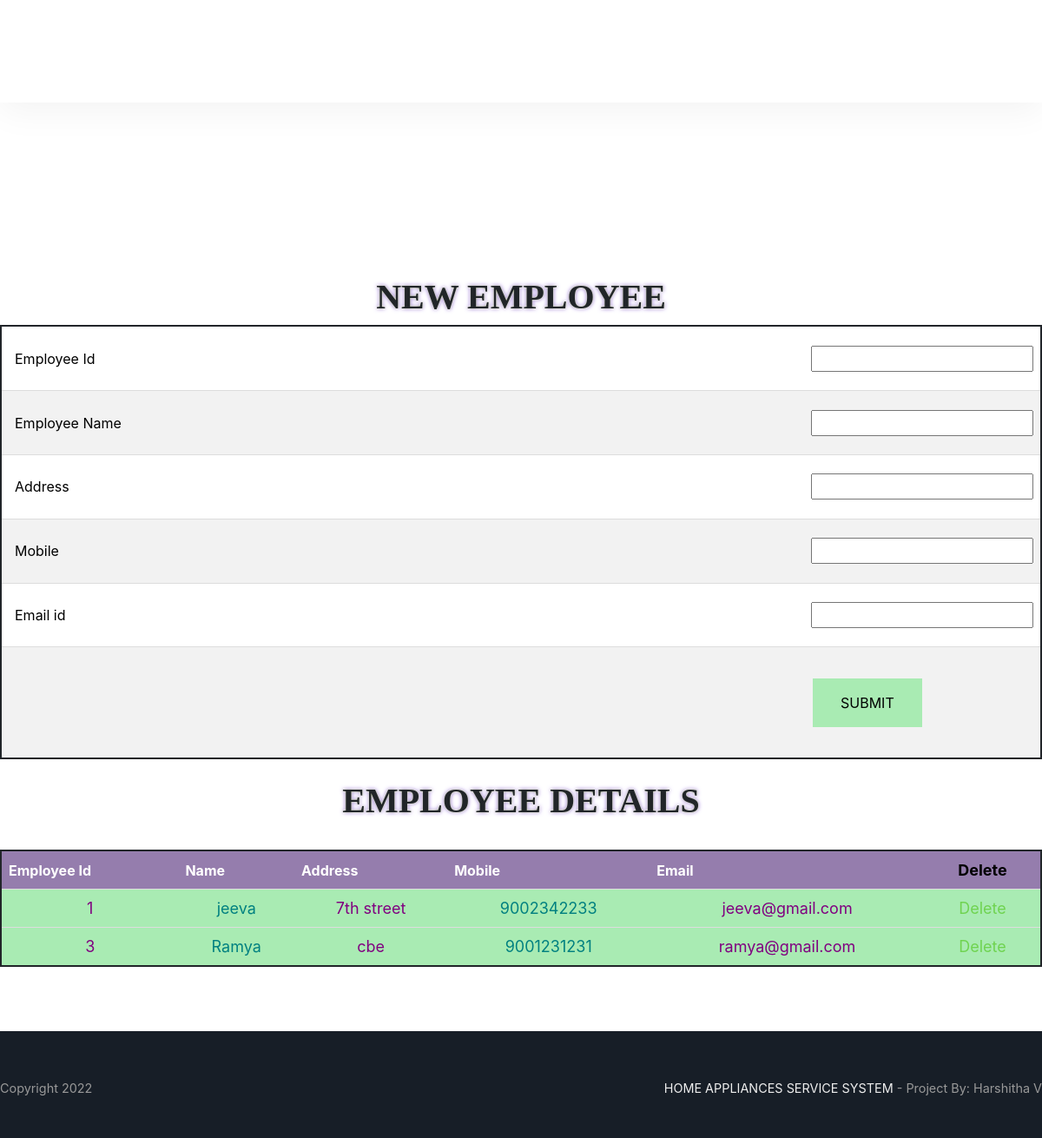
The page /Addemp.php on the database its author committed.
### tables this page shows
CREATE TABLE IF NOT EXISTS `employee` (
  `Empid` varchar(100) NOT NULL,
  `Empname` varchar(100) NOT NULL,
  `Addr` varchar(100) NOT NULL,
  `Mob` varchar(100) NOT NULL,
  `Email` varchar(100) NOT NULL
);

### Addemp.php (the view, shortened to what this page needs)
<?php
include('Adminheader.php');
?>
<div align="center">
<form action="" name="register"  id="register" method="post">
	<br>
<tr>
<td>
<h3><b>NEW EMPLOYEE</h3></b>
</td>
</tr>
	<table border="0" cellspacing="4" cellspadding="4"  class="displaycontent"  width="500" height="500">
	<tr>
		<td class="col" style="color: black">Employee Id</td>
		<td><input type="text" name="t1" value=""  style="color: #000000" class="required" /></td>
	</tr>
	<tr>
		<td class="col" style="color: black">Employee Name</td>
		<td><input type="text" name="t2" value=""  style="color: #000000" class="required email"  /></td>
	</tr>
	<tr>
		<td class="col" style="color: black">Address</td>
		<td><input type="text" name="t3" value=""  style="color: #000000" class="required email"  /></td>
	</tr>
	<tr>
		<td class="col"  style="color: black">Mobile</td>
		<td><input type="text" name="t4" value=""  style="color: #000000" class="required"  /></td>
	</tr>
	<tr>
		<td class="col"  style="color: black">Email id</td>
		<td><input type="text" name="t5" value=""  style="color: #000000" class="required"  /></td>
	</tr>
	<tr>
		<td>&nbsp;</td>
		<td >
			<input type="submit" name="register" value="SUBMIT"  style="color: #000000"/>
		</td>
	</tr>
	</table>
<h1>EMPLOYEE DETAILS</h1>
<br>
<table>
			<th> Employee Id</font></th></center>
			<th >Name </font></th></center>
			<th >Address</font></th></center>
			<th >Mobile</font></th></center>
			<th >Email</font></th></center>
			 <th bgcolor=#1ABC9C><center><font color=black size=4>Delete</font></td>
	<?php
	$query = "select * from Employee";
	$result = mysql_query($query) or die(mysql_error());
	while($row = mysql_fetch_assoc($result))
		{
 ?>
	<tr>
	   <td bgcolor=#a9ebb3><center><font color=purple size=4><?php echo $row['Empid']; ?></font></td>
		<td bgcolor=#a9ebb3><center><font color=teal size=4><?php echo $row['Empname']; ?></font></td>
		<td bgcolor=#a9ebb3><center><font color=purple size=4><?php echo $row['Addr']; ?></font></td>
		<td bgcolor=#a9ebb3><center><font color=teal size=4><?php echo $row['Mob']; ?></font></td>
		<td bgcolor=#a9ebb3><center><font color=purple size=4><?php echo $row['Email']; ?></font></td>
		<td bgcolor=#a9ebb3><center><font color=#000000 size=4><a href="?delete=<?php echo $row['Empid'];?>">Delete</a></font></td>
	</tr>
	<?php }  ?>
	</table>
	<br>
	</form>
</div>
<?php
include('footer.php');
?>

### assets/css/theme.css (style rules this page uses)
body { font-family: "Verdana", -apple-system, BlinkMacSystemFont, "Verdana", sans-serif; }
a { color: #6FD350; }
a, a:hover { transition: all 0.2s; }
.h1, .h2, .h3, .h4, .h5, .h6, h1, h2, h3, h4, h5, h6 { font-family: "Rubik", -apple-system, BlinkMacSystemFont, "Helvetica Neue", sans-serif; }

### Addemp.php (style rules this page uses)
input[type=button], input[type=submit], input[type=reset] { background-color: #a9ebb3; border: none; color: white; padding: 16px 32px; text-decoration: none; border radius :20px; margin: 4px 2px; cursor: pointer; left:50%; }
h1 { text-shadow: 0 0 3px #E7FFAC, 0 0 5px #7743DB; font-family: "Times New Roman", Times, serif; font-size: 250%; font-weight: bold; }
h3 { text-shadow: 0 0 3px #E7FFAC, 0 0 5px #7743DB; font-family: "Times New Roman", Times, serif; font-size: 250%; font-weight: bold; }
body { background-image: url("https://encrypted-tbn0.gstatic.com/images?q=tbn:ANd9GcQQT2H1kXloCir74f9WAmVlADpR9fNbzOmapQ&usqp=CAU"); background-repeat:no-repeat; background-size: cover; }
table { border: 2px solid; width: 100%; top:100%; }
th, td { padding: 8px; text-align: left; border-bottom: 1px solid #ddd; }
tr:nth-child(even) { background-color: #f2f2f2 }
th { background-color: #957DAD; color: white; }

### rows shown on the page
employee: Empid "1", Empname "jeeva", Addr "7th street", Mob "9002342233", Email "jeeva@gmail.com"
employee: Empid "3", Empname "Ramya", Addr "cbe", Mob "9001231231", Email "ramya@gmail.com"
